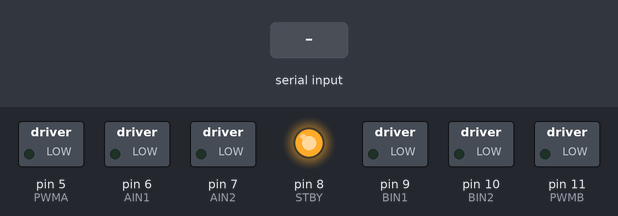
The sketch below on a simulated Arduino Uno, built with avr-gcc and run on an emulated ATmega328P. On the bench: switched loads named in the sketch (green lamp = pin HIGH), output pins drawn as LEDs (lit = HIGH). Inputs (shaded band) come from the test bench.

Above: at 1.2 s.
1.3 s: "a" received over Serial
At 1.6 s:
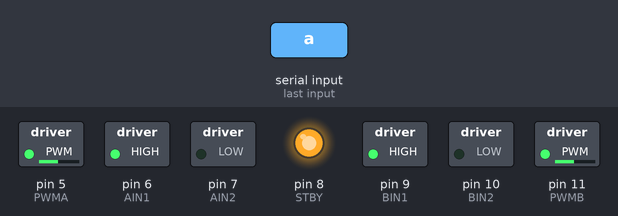
2.8 s: "b" received over Serial
At 3.9 s:
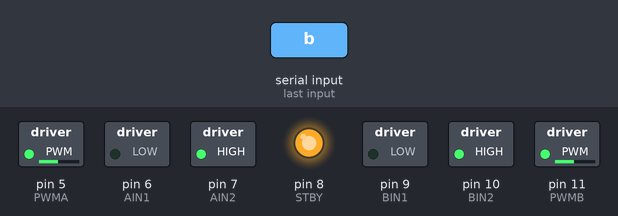
4.3 s: "c" received over Serial
At 5.0 s:
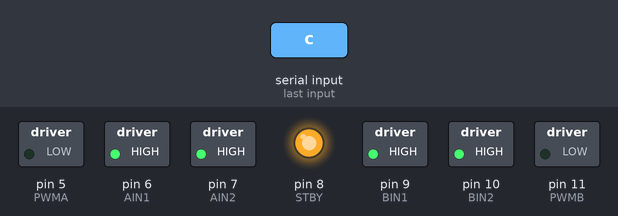
5.8 s: "d" received over Serial
At 6.2 s:
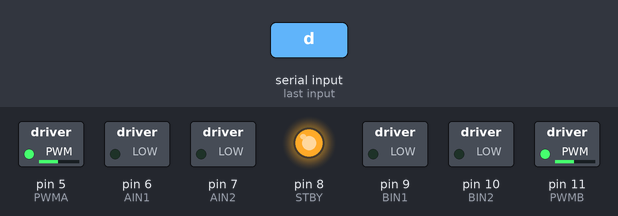
Timing chart, 0 to 8.3 s (numbered marks = the images above; inputs shaded):
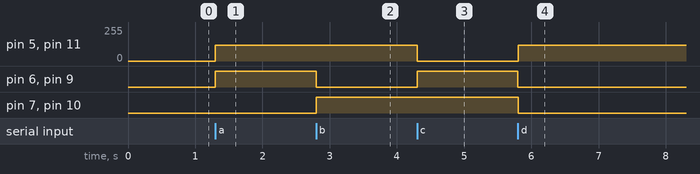

The sketch:

TesteMotores.ino
```cpp
/*
%##########################################################################
%#               UNIVERSIDADE FEDERAL DE JUIZ DE FORA                     #
%#              GUSTAVO LEAL SILVA E SOUZA - 201469055B                   #
%##########################################################################
*/
int PWMA = 5, AIN1 = 6, AIN2 = 7, STBY = 8, BIN1 = 9, BIN2 = 10, PWMB = 11;
int MTA = 0, MTB = 0;

void setup() {

  pinMode(AIN1, OUTPUT);
  pinMode(AIN2, OUTPUT);
  pinMode(BIN1, OUTPUT);
  pinMode(BIN2, OUTPUT);

  pinMode(PWMA, OUTPUT);
  pinMode(PWMB, OUTPUT);
  analogWrite(PWMA, MTA);
  analogWrite(PWMB, MTB);

  pinMode(STBY, OUTPUT);
  digitalWrite(STBY, HIGH);

  Serial.begin(9600);

}

void loop() {

  if (Serial.available() > 0) {
    char SerialData = Serial.read();
    switch (SerialData) {
      case 'a':
        digitalWrite(AIN1, HIGH);
        digitalWrite(BIN1, HIGH);
        digitalWrite(AIN2, LOW);
        digitalWrite(BIN2, LOW);
        MTA = 120;
        MTB = 120;
        break;
      case 'b':
        digitalWrite(AIN1, LOW);
        digitalWrite(BIN1, LOW);
        digitalWrite(AIN2, HIGH);
        digitalWrite(BIN2, HIGH);
        MTA = 120;
        MTB = 120;
        break;
      case 'c':
      //Não inércia
        digitalWrite(AIN1, HIGH);
        digitalWrite(BIN1, HIGH);
        digitalWrite(AIN2, HIGH);
        digitalWrite(BIN2, HIGH);
        MTA = 0;
        MTB = 0;
        break;
      case 'd':
      //Inércia
        digitalWrite(AIN1, LOW);
        digitalWrite(BIN1, LOW);
        digitalWrite(AIN2, LOW);
        digitalWrite(BIN2, LOW);
        //Fazer o teste com PWM 0
        MTA = 120;
        MTB = 120;
        break;
      default:
        Serial.println("Default");
        break;
    }
  }
  analogWrite(PWMA, MTA);
  analogWrite(PWMB, MTB);
}
```

Measured:
- after the input at 1.3 s, pin 5 (PWMA), pin 11 (PWMB): 0/255 → 120/255 at once; pin 6 (AIN1), pin 9 (BIN1): LOW → HIGH at once
- after the input at 2.8 s, pin 6 (AIN1), pin 9 (BIN1): HIGH → LOW at once; pin 7 (AIN2), pin 10 (BIN2): LOW → HIGH at once
- after the input at 4.3 s, pin 5 (PWMA), pin 11 (PWMB): 120/255 → 0/255 at once; pin 6 (AIN1), pin 9 (BIN1): LOW → HIGH at once
- after the input at 5.8 s, pin 5 (PWMA), pin 11 (PWMB): 0/255 → 120/255 at once; pin 6 (AIN1), pin 7 (AIN2), pin 9 (BIN1), pin 10 (BIN2): HIGH → LOW at once
